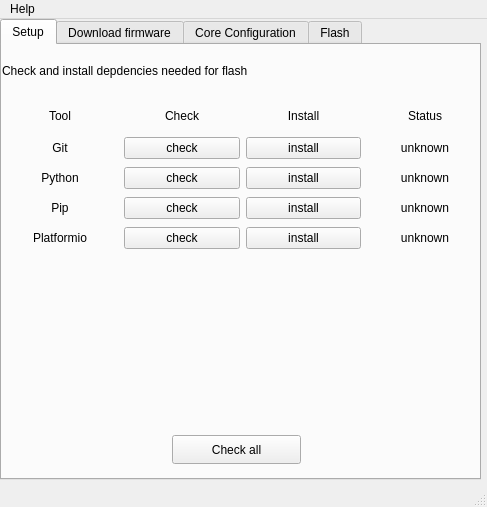
<?xml version="1.0" encoding="UTF-8"?>
<ui version="4.0">
 <class>MainWindow</class>
 <widget class="QMainWindow" name="MainWindow">
  <property name="geometry">
   <rect>
    <x>0</x>
    <y>0</y>
    <width>487</width>
    <height>507</height>
   </rect>
  </property>
  <property name="windowTitle">
   <string>MainWindow</string>
  </property>
  <widget class="QWidget" name="centralwidget">
   <widget class="QTabWidget" name="Flash">
    <property name="geometry">
     <rect>
      <x>0</x>
      <y>0</y>
      <width>481</width>
      <height>461</height>
     </rect>
    </property>
    <property name="currentIndex">
     <number>0</number>
    </property>
    <widget class="QWidget" name="tab">
     <attribute name="title">
      <string>Setup</string>
     </attribute>
     <widget class="QWidget" name="verticalLayoutWidget">
      <property name="geometry">
       <rect>
        <x>0</x>
        <y>0</y>
        <width>481</width>
        <height>51</height>
       </rect>
      </property>
      <layout class="QVBoxLayout" name="verticalLayout">
       <item>
        <widget class="QLabel" name="label">
         <property name="text">
          <string>Check and install depdencies needed for flash</string>
         </property>
        </widget>
       </item>
      </layout>
     </widget>
     <widget class="QWidget" name="horizontalLayoutWidget">
      <property name="geometry">
       <rect>
        <x>0</x>
        <y>50</y>
        <width>481</width>
        <height>41</height>
       </rect>
      </property>
      <layout class="QHBoxLayout" name="horizontalLayout">
       <item>
        <widget class="QLabel" name="label_2">
         <property name="text">
          <string>Tool</string>
         </property>
         <property name="alignment">
          <set>Qt::AlignCenter</set>
         </property>
        </widget>
       </item>
       <item>
        <widget class="QLabel" name="label_3">
         <property name="text">
          <string>Check</string>
         </property>
         <property name="alignment">
          <set>Qt::AlignCenter</set>
         </property>
        </widget>
       </item>
       <item>
        <widget class="QLabel" name="label_4">
         <property name="text">
          <string>Install</string>
         </property>
         <property name="alignment">
          <set>Qt::AlignCenter</set>
         </property>
        </widget>
       </item>
       <item>
        <widget class="QLabel" name="label_5">
         <property name="text">
          <string>Status</string>
         </property>
         <property name="alignment">
          <set>Qt::AlignCenter</set>
         </property>
        </widget>
       </item>
      </layout>
     </widget>
     <widget class="QWidget" name="gridLayoutWidget">
      <property name="geometry">
       <rect>
        <x>0</x>
        <y>90</y>
        <width>481</width>
        <height>120</height>
       </rect>
      </property>
      <layout class="QGridLayout" name="gridLayout">
       <item row="0" column="0">
        <widget class="QLabel" name="gitLabel">
         <property name="text">
          <string>Git</string>
         </property>
         <property name="alignment">
          <set>Qt::AlignCenter</set>
         </property>
        </widget>
       </item>
       <item row="0" column="2">
        <widget class="QPushButton" name="gitInstallButton">
         <property name="text">
          <string>install</string>
         </property>
        </widget>
       </item>
       <item row="1" column="0">
        <widget class="QLabel" name="pythonLabel">
         <property name="text">
          <string>Python</string>
         </property>
         <property name="alignment">
          <set>Qt::AlignCenter</set>
         </property>
        </widget>
       </item>
       <item row="1" column="2">
        <widget class="QPushButton" name="pythonInstallButton">
         <property name="text">
          <string>install</string>
         </property>
        </widget>
       </item>
       <item row="0" column="1">
        <widget class="QPushButton" name="gitCheckButton">
         <property name="text">
          <string>check</string>
         </property>
        </widget>
       </item>
       <item row="0" column="3">
        <widget class="QLabel" name="gitStatusLabel">
         <property name="text">
          <string>unknown</string>
         </property>
         <property name="alignment">
          <set>Qt::AlignCenter</set>
         </property>
        </widget>
       </item>
       <item row="3" column="1">
        <widget class="QPushButton" name="pioCheckButton">
         <property name="text">
          <string>check</string>
         </property>
        </widget>
       </item>
       <item row="3" column="2">
        <widget class="QPushButton" name="pioInstallButton">
         <property name="text">
          <string>install</string>
         </property>
        </widget>
       </item>
       <item row="1" column="3">
        <widget class="QLabel" name="pythonStatusLabel">
         <property name="text">
          <string>unknown</string>
         </property>
         <property name="alignment">
          <set>Qt::AlignCenter</set>
         </property>
        </widget>
       </item>
       <item row="1" column="1">
        <widget class="QPushButton" name="pythonCheckButton">
         <property name="text">
          <string>check</string>
         </property>
        </widget>
       </item>
       <item row="3" column="0">
        <widget class="QLabel" name="pioLabel">
         <property name="text">
          <string>Platformio</string>
         </property>
         <property name="alignment">
          <set>Qt::AlignCenter</set>
         </property>
        </widget>
       </item>
       <item row="3" column="3">
        <widget class="QLabel" name="pioStatusLabel">
         <property name="text">
          <string>unknown</string>
         </property>
         <property name="alignment">
          <set>Qt::AlignCenter</set>
         </property>
        </widget>
       </item>
       <item row="2" column="0">
        <widget class="QLabel" name="pipLabel">
         <property name="text">
          <string>Pip</string>
         </property>
         <property name="alignment">
          <set>Qt::AlignCenter</set>
         </property>
        </widget>
       </item>
       <item row="2" column="1">
        <widget class="QPushButton" name="pipCheckButton">
         <property name="text">
          <string>check</string>
         </property>
        </widget>
       </item>
       <item row="2" column="2">
        <widget class="QPushButton" name="pipInstallButton">
         <property name="text">
          <string>install</string>
         </property>
        </widget>
       </item>
       <item row="2" column="3">
        <widget class="QLabel" name="pipStatusLabel">
         <property name="text">
          <string>unknown</string>
         </property>
         <property name="alignment">
          <set>Qt::AlignCenter</set>
         </property>
        </widget>
       </item>
      </layout>
     </widget>
     <widget class="QPushButton" name="checkAllButton">
      <property name="geometry">
       <rect>
        <x>170</x>
        <y>390</y>
        <width>129</width>
        <height>29</height>
       </rect>
      </property>
      <property name="sizePolicy">
       <sizepolicy hsizetype="Minimum" vsizetype="Expanding">
        <horstretch>0</horstretch>
        <verstretch>0</verstretch>
       </sizepolicy>
      </property>
      <property name="text">
       <string>Check all</string>
      </property>
     </widget>
    </widget>
    <widget class="QWidget" name="tab_3">
     <attribute name="title">
      <string>Download firmware</string>
     </attribute>
     <widget class="QGroupBox" name="groupBox">
      <property name="geometry">
       <rect>
        <x>10</x>
        <y>10</y>
        <width>461</width>
        <height>111</height>
       </rect>
      </property>
      <property name="title">
       <string>Code source</string>
      </property>
      <widget class="QWidget" name="gridLayoutWidget_2">
       <property name="geometry">
        <rect>
         <x>10</x>
         <y>60</y>
         <width>451</width>
         <height>41</height>
        </rect>
       </property>
       <layout class="QGridLayout" name="gridLayout_2">
        <item row="0" column="0">
         <widget class="QPushButton" name="gitCloneOrFetchButton">
          <property name="text">
           <string>Download/Update</string>
          </property>
         </widget>
        </item>
        <item row="0" column="2">
         <widget class="QLabel" name="gitCloneOrFetchStatus">
          <property name="text">
           <string>unknow</string>
          </property>
         </widget>
        </item>
        <item row="0" column="1">
         <widget class="QLabel" name="gitCloneOrFetchStatusLabel">
          <property name="text">
           <string>status:</string>
          </property>
         </widget>
        </item>
       </layout>
      </widget>
      <widget class="QLabel" name="label_6">
       <property name="geometry">
        <rect>
         <x>10</x>
         <y>30</y>
         <width>51</width>
         <height>21</height>
        </rect>
       </property>
       <property name="text">
        <string>Repo:</string>
       </property>
      </widget>
      <widget class="QLineEdit" name="lineFirmwareGitRepo">
       <property name="geometry">
        <rect>
         <x>60</x>
         <y>30</y>
         <width>391</width>
         <height>25</height>
        </rect>
       </property>
       <property name="text">
        <string>https://github.com/One-Green/iot-edge-agent.git</string>
       </property>
      </widget>
     </widget>
     <widget class="QGroupBox" name="groupBox_2">
      <property name="geometry">
       <rect>
        <x>10</x>
        <y>130</y>
        <width>461</width>
        <height>271</height>
       </rect>
      </property>
      <property name="title">
       <string>Select version to flash</string>
      </property>
      <widget class="QWidget" name="gridLayoutWidget_3">
       <property name="geometry">
        <rect>
         <x>10</x>
         <y>220</y>
         <width>451</width>
         <height>41</height>
        </rect>
       </property>
       <layout class="QGridLayout" name="gridLayout_3">
        <item row="0" column="0">
         <widget class="QPushButton" name="gitCheckOutButton">
          <property name="text">
           <string>Set version</string>
          </property>
         </widget>
        </item>
        <item row="0" column="2">
         <widget class="QLabel" name="gitCheckOutStatus">
          <property name="text">
           <string>unknow</string>
          </property>
         </widget>
        </item>
        <item row="0" column="1">
         <widget class="QLabel" name="gitCheckOutStatusLabel">
          <property name="text">
           <string>status:</string>
          </property>
         </widget>
        </item>
       </layout>
      </widget>
      <widget class="QListWidget" name="gitTagListWidget">
       <property name="geometry">
        <rect>
         <x>10</x>
         <y>30</y>
         <width>151</width>
         <height>181</height>
        </rect>
       </property>
      </widget>
     </widget>
    </widget>
    <widget class="QWidget" name="tab_2">
     <attribute name="title">
      <string>Core Configuration</string>
     </attribute>
    </widget>
    <widget class="QWidget" name="tab_4">
     <attribute name="title">
      <string>Flash</string>
     </attribute>
    </widget>
   </widget>
  </widget>
  <widget class="QStatusBar" name="statusbar"/>
  <widget class="QMenuBar" name="menubar">
   <property name="geometry">
    <rect>
     <x>0</x>
     <y>0</y>
     <width>487</width>
     <height>22</height>
    </rect>
   </property>
   <widget class="QMenu" name="menuHelp">
    <property name="title">
     <string>Help</string>
    </property>
    <addaction name="actionCode_source"/>
    <addaction name="actionCode_source_2"/>
    <addaction name="separator"/>
    <addaction name="actionAbout_one_green_io"/>
   </widget>
   <addaction name="menuHelp"/>
  </widget>
  <action name="actionSetup_depdencies">
   <property name="text">
    <string>New core</string>
   </property>
  </action>
  <action name="actionAbout">
   <property name="text">
    <string>Load core</string>
   </property>
  </action>
  <action name="actionSprinkler">
   <property name="text">
    <string>Sprinkler - esp32</string>
   </property>
  </action>
  <action name="actionClose">
   <property name="text">
    <string>Close</string>
   </property>
  </action>
  <action name="actionWater_esp32">
   <property name="text">
    <string>Water - esp32</string>
   </property>
  </action>
  <action name="actionWater_mege">
   <property name="text">
    <string>Water - mega</string>
   </property>
  </action>
  <action name="actionLight_esp32">
   <property name="text">
    <string>Light - esp32</string>
   </property>
  </action>
  <action name="actionCode_source">
   <property name="text">
    <string>Doc</string>
   </property>
  </action>
  <action name="actionCode_source_2">
   <property name="text">
    <string>Code source</string>
   </property>
  </action>
  <action name="actionAbout_one_green_io">
   <property name="text">
    <string>About one-green.io</string>
   </property>
  </action>
  <action name="actionDownload_latest">
   <property name="text">
    <string>Download latest</string>
   </property>
  </action>
 </widget>
 <resources/>
 <connections/>
</ui>
